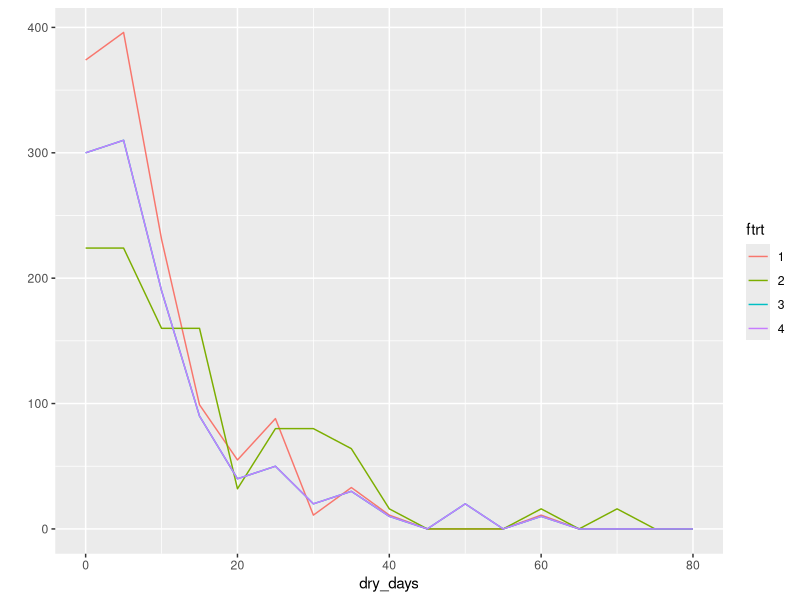
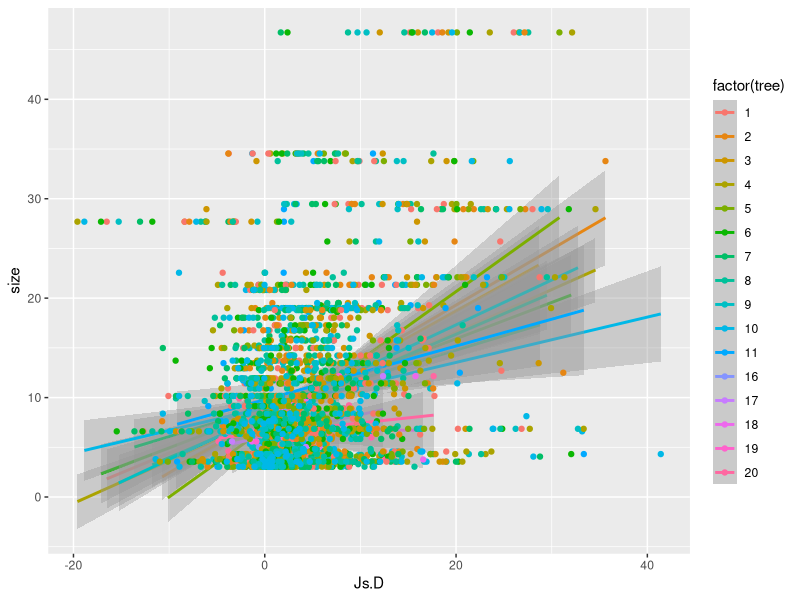
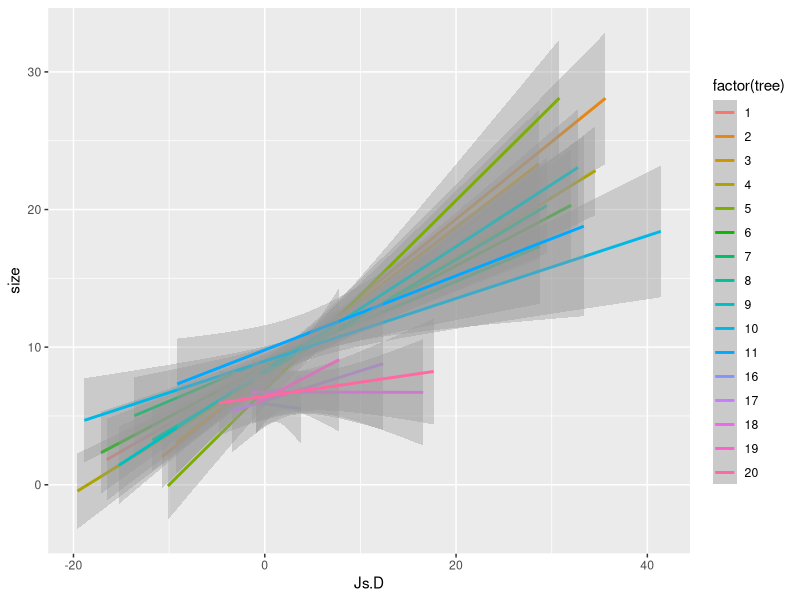
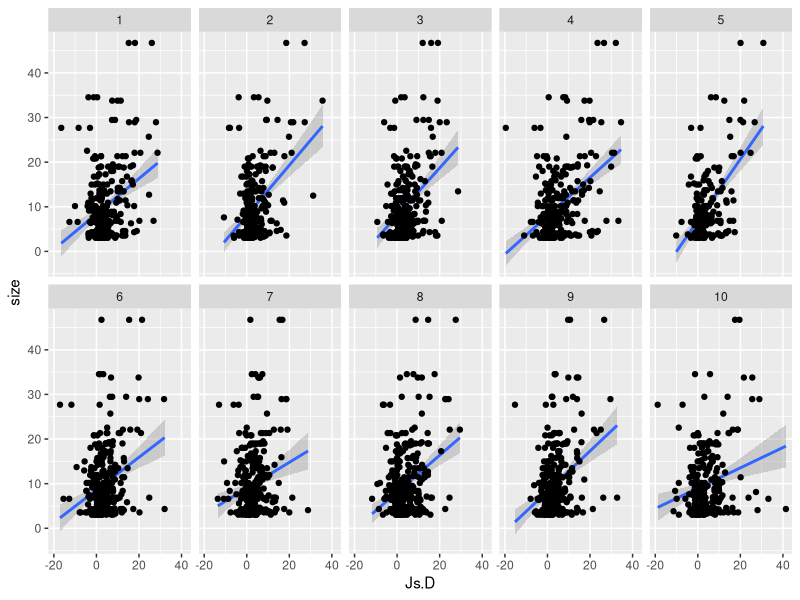
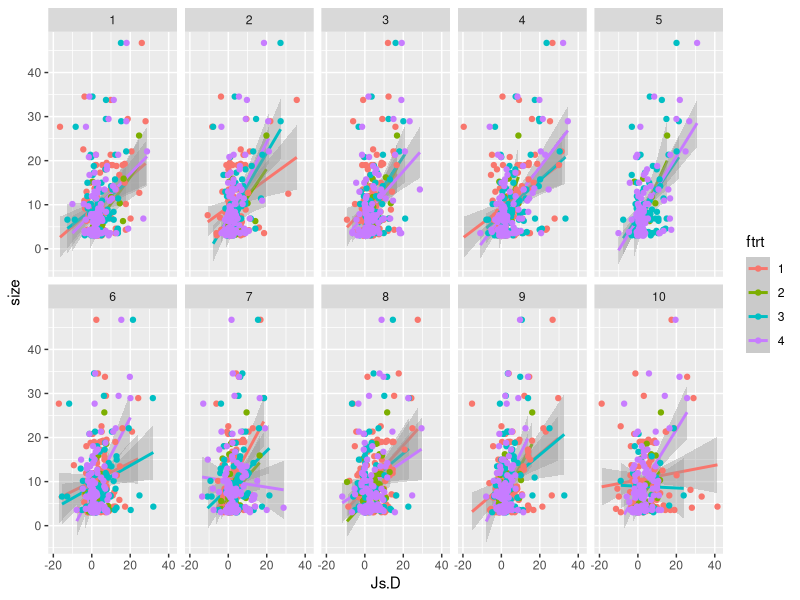
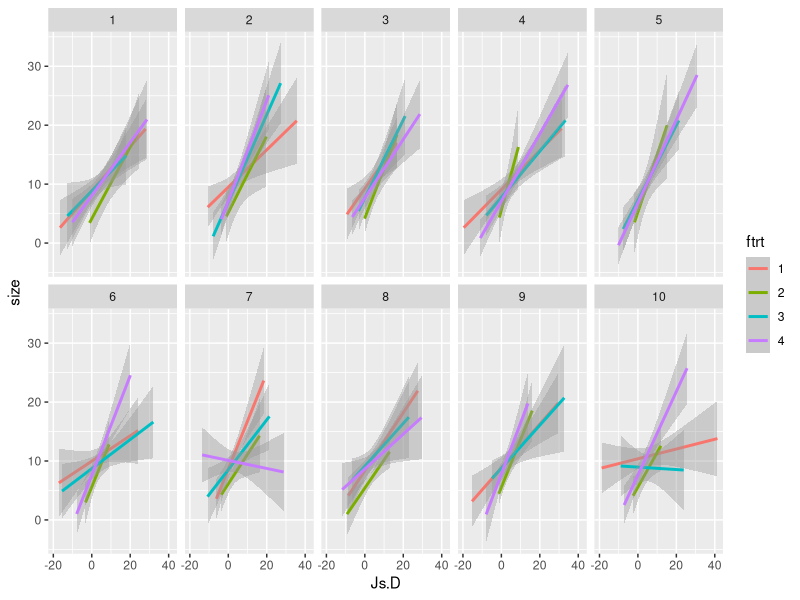
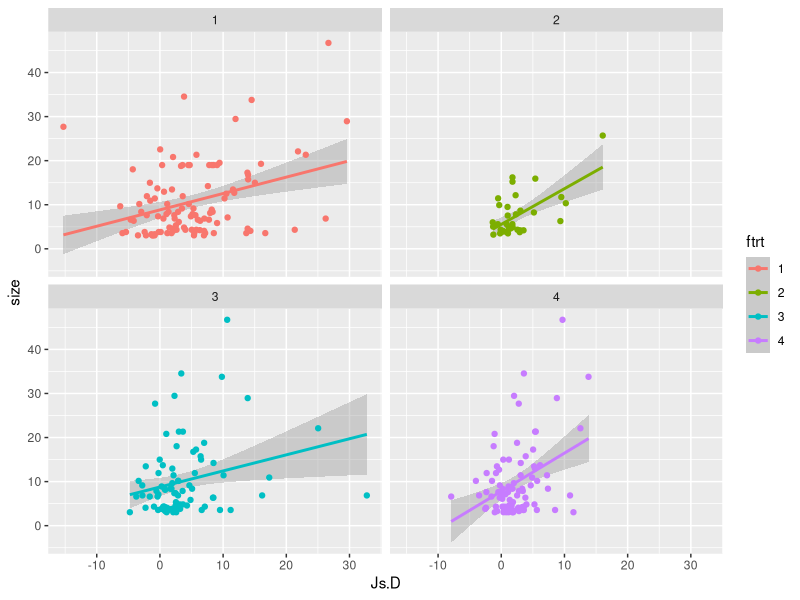
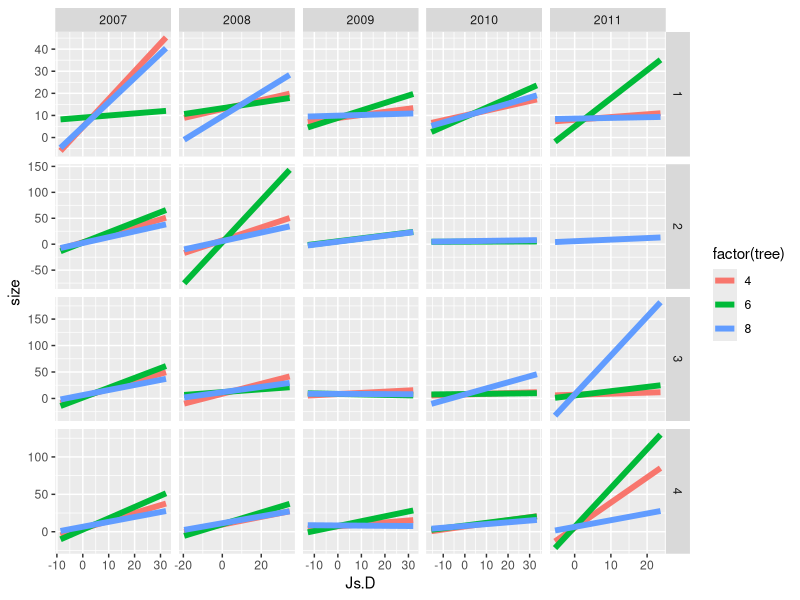

Here is the R script that generated these plots, in order:

# read in
PPT <- read.table("./Fixed_data/ppt_pulse_output.txt", header = TRUE)
head(PPT)
str(PPT)

# as factor
PPT$fY <- factor(PPT$Year, levels = c("2007","2008","2009","2010","2011"))
PPT$ftrt <- factor(PPT$trt, levels = c("1","2","3","4"))
PPT$fbl <- factor(PPT$block, levels = c("3"))
PPT$fp.num <- factor(PPT$plot_num, levels = c("9","10","11","12"))

# manip
# index out the columns by name
Pd <- PPT[,c("fY", "ftrt", "fbl", "fp.num", "spp", "tree", "size", "dry_days", "pre_VPD", "Ys.min.15.avg", "Ys.min.20.avg", "Ys.min.d.avg", "Ys.max.15.avg", "Ys.max.20.avg", "Ys.max.d.avg", "vwc.min.avg", "vwc.max.avg", "Js.pre", "Js.D", "Js.d2")]

# this shows the non-unique treeid, right?
require(plyr)
require(ggplot2)
count(Pd, c("tree", "spp"))
count(Pd, c("ftrt", "dry_days"))
qplot(dry_days, data = Pd, geom = "freqpoly", binwidth = 5,  colour = ftrt) + xlim(c(0,80))

# plot by trees
c <- ggplot(Pd, aes(y = size, x = Js.D, colour = factor(tree))) 
c + stat_smooth(method = lm) + geom_point() 
c + stat_smooth(method = lm)

# severe overplotting. subset, just the first 10 trees
# NOTE: non-unique tree id, so this has one point for each 
Pd_one_ten <- subset(Pd, tree < 11)
d <- ggplot(Pd_one_ten, aes(y = size, x = Js.D)) + facet_wrap(~ tree, nrow = 2) 
d + stat_smooth(method = lm) + geom_point()

# include treatment info
e <- ggplot(Pd_one_ten, aes(y = size, x = Js.D, colour = ftrt)) + facet_wrap(~ tree, nrow = 2) 
e + stat_smooth(method = lm) + geom_point()
e + stat_smooth(method = lm)


# a single tree index, each treatments  
ind <- ceiling(runif(1)*10)
Pd_one <- subset(Pd, tree == ind)
f <- ggplot(Pd_one, aes(y = size, x = Js.D, colour = ftrt)) + facet_wrap(~ ftrt, nrow = 2)
f + stat_smooth(method = lm) + geom_point()

# year-by-treatment on a few tree indices
ind <- sample.int(n = 10, size  = 3, replace = F)
Pd_some <- subset(Pd, tree == ind[1] | tree == ind[2] | tree == ind[3])
g <- ggplot(Pd_some, aes(y = size, x = Js.D, colour = factor(tree))) #+ geom_point()
g + stat_smooth(method = lm, se = F, fullrange=T, size = 2) + facet_grid(ftrt ~ fY, scales = "free")

# same as above but with non-parametric curves fitted rather that linear regressions
ind <- sample.int(n = 10, size  = 3, replace = F)
Pd_some <- subset(Pd, tree == ind[1] | tree == ind[2] | tree == ind[3])
h <- ggplot(Pd_some, aes(y = size, x = Js.D, colour = factor(tree))) #+ geom_point()
h + stat_smooth(se = F, fullrange=T, size = 2) + facet_grid(ftrt ~ fY, scales = "free")

## weather trends????
Pd_single <- subset(Pd, tree == 1 & ftrt ==1)
h <- ggplot(Pd_single, aes(size)) + geom_histogram(binwidth = 5) 
h + facet_grid(. ~ fY)

hist(Pd_single$size, main = "Rain Event Distribution  (thresholded above 3mm)", xlab = "mm of rain")
summary(Pd_single$size)

# total rain (excluding small <3mm events)
Pd_single_minimal <- Pd_single[, c("fY", "size")]
qplot(fY, data = Pd_single_minimal, geom="bar", weight = size, ylab ="mm of rain", xlab = "") 
# quick check/ddply practice
tot <- ddply(Pd_single_minimal, .(fY), summarise, total_rain = sum(size))
# as a dotplot - doesn't really work
j <- ggplot(tot, aes(total_rain, fY))
j + geom_point() + ylab("") + xlab("mm of rain total")


k <- ggplot(tot, aes(total_rain, fY))
k + geom_area()
